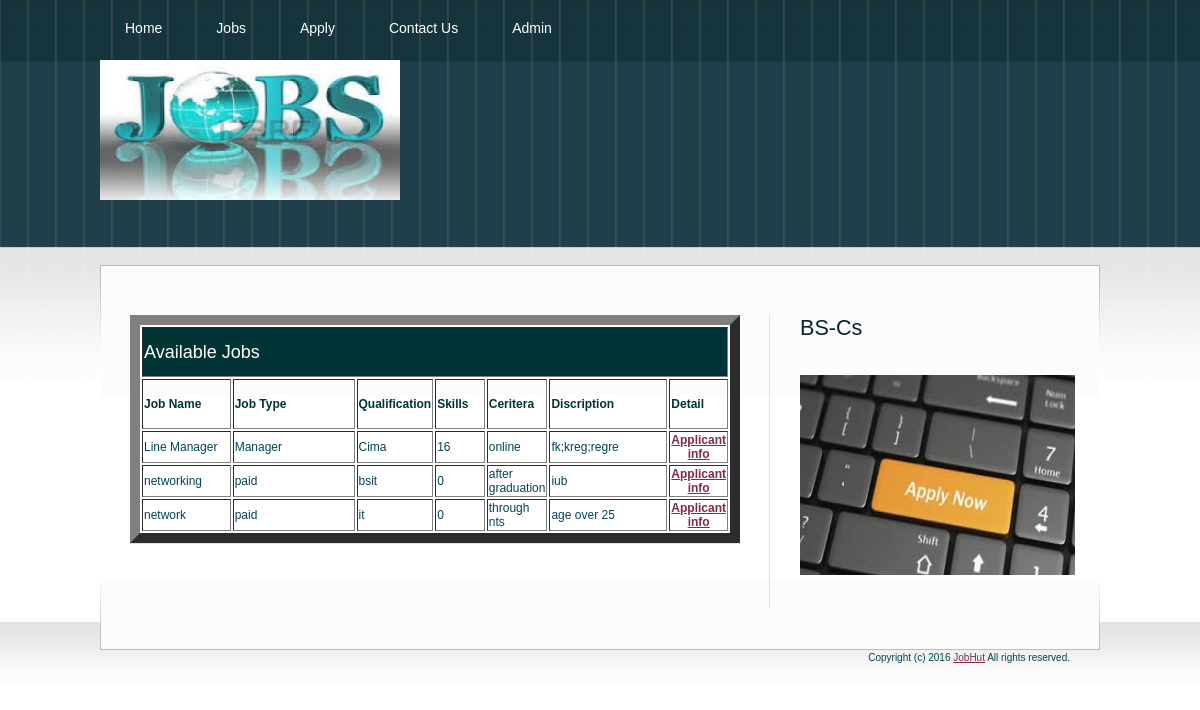
/jobs.php, run on the app's committed database.
### tables this page shows
CREATE TABLE IF NOT EXISTS `job_detail` (
  `id` int(11) NOT NULL AUTO_INCREMENT,
  `job_name` varchar(100) NOT NULL,
  `job_type` varchar(100) NOT NULL,
  `Qualification` varchar(100) NOT NULL,
  `Nts_date` varchar(20) NOT NULL,
  `Skils` int(11) NOT NULL,
  `Creterea` varchar(100) NOT NULL,
  `discription` text NOT NULL,
  `emply_id` int(11) NOT NULL,
  PRIMARY KEY (`id`)
);

### jobs.php (the view, shortened to what this page needs)
<!DOCTYPE html PUBLIC "-//W3C//DTD XHTML 1.0 Strict//EN" "http://www.w3.org/TR/xhtml1/DTD/xhtml1-strict.dtd">
<html xmlns="http://www.w3.org/1999/xhtml">
<head>
<?php
include("includes/head.inc.php");
?>
</head>
<body>
<div id="header-wrapper">
	<div id="header">
	<div id="menu">
		<?php
		include("includes/menu.inc.php");
		?>
		</div>
	</div>
</div>
<div id="logo">
	<?php
	include("includes/logo.inc.php");
	?>
	</div>
<div id="wrapper">
	<div id="page">
		<div id="page-bgtop">
			<div id="content">
				<div class="post">
				<table border="10" width="100%">
        <tr bgcolor="#003333" style="height:50px;">
        <td colspan="7" ><h2 style="color:#FFF;">Available Jobs</h2></td>
			<tr  style="height:50px; color:#033;">
    <td width="18%"><b>Job Name</b></td>
   	<td width="28%"><b>Job Type</b></td>
    <td width="11%"><b>Qualification</b></td>
    <td width="10%"><b>Skills</b></td>
    <td width="8%"><b>Ceritera</b></td>
    <td width="30%"><b>Discription</b></td>
    <td width="30%"><b>Detail</b></td>
			</tr>
			<?php
			require("includes/connect.php");
			$q="select * from  job_detail";
			$res=mysql_query($q,$link)or die("can not connect");
			while($row=mysql_fetch_assoc($res))
			{
				echo'
						<tr>
						<td>
					'.$row['job_name'].'</td>
						<td>'.$row['job_type'].'</td>
						<td>'.$row['Qualification'].'</td>
						<td>'.$row['Skils'].'</td>
						<td>'.$row['Creterea'].'</td>
						<td>'.$row['discription'].'</td>'?>
						<th><a href="jobs_details.php?web=<?php echo $row['id']; ?>">Applicant info</a></th>
						</tr>
			<?php }
			?>
			</table>
				</div>
			</div>
			<div id="sidebar">
			<?php
		include("includes/sidebar.inc.php");
		?>
			</div>
			<div style="clear: both;">&nbsp;</div>
		</div>
	</div>
</div>
<div id="footer-bgcontent">
	<div id="footer">
		<?php
		include("includes/footer.inc.php");
		?>
	</div>
</div>
</body>
</html>

### style.css (style rules this page uses)
body { margin: 0px; padding: 0; background: url(images/img01.png) repeat-x left top; font-family: Arial, Helvetica, sans-serif; font-size: 12px; color: #014456; }
h1, h2, h3 { margin: 0; font-weight: normal; color: #08252E; }
h2 { font-size: 18px; }
a { color: #842946; }
#wrapper { margin: 0px; padding: 30px 0px 0px 0px; }
#header-wrapper { margin: 0px; padding: 0px; }
#header { width: 1000px; height: 60px; margin: 0 auto; }
#menu { float: left; width: 690px; height: 60px; }
#page { width: 1000px; margin: 0 auto; padding: 0px; background: url(images/img04.jpg) no-repeat left bottom; }
#page-bgtop { padding: 50px 30px 0px 30px; background: url(images/img05.jpg) no-repeat left top; }
#logo { width: 1000px; height: 175px; margin: 0 auto; }
#content { float: left; width: 610px; }
.post { margin-bottom: 45px; border-bottom: 1px solid #DFDFDF; }
#sidebar { float: right; width: 300px; font-family: Arial, Helvetica, sans-serif; font-size: 12px; border-left: 1px solid #DFDFDF; }
#footer-bgcontent { margin: 0px; padding: 0px; height: 60px; background: url(images/img02.jpg) repeat-x left top; }
#footer { width: 1000px; height: 29px; margin: 0 auto; padding-top: 30px; background: url(images/img03.jpg) no-repeat left top; }

### data on the page
job_detail: job_name "Line Manager", job_type "Manager", Qualification "Cima", Skils "16", Creterea "online", discription "fk;kreg;regre"
job_detail: job_name "networking", job_type "paid", Qualification "bsit", Skils "0", Creterea "after graduation", discription "iub"
job_detail: job_name "network", job_type "paid", Qualification "it", Skils "0", Creterea "through nts", discription "age over 25"
